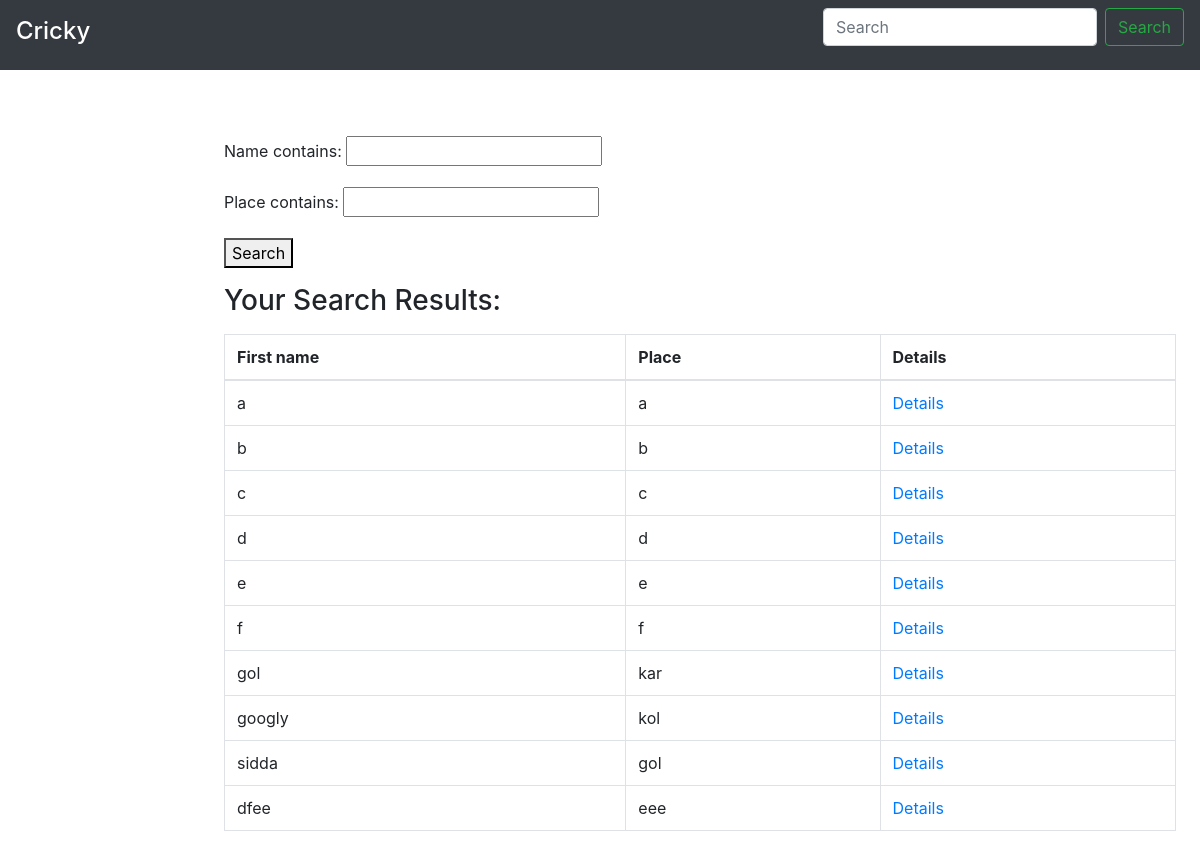
Page /search/tournaments/ on the committed database.
### tournament/models.py (models this page shows, shortened)
class Tournament(models.Model):
    name = models.CharField(max_length=20, unique=True)
    image = models.ImageField(blank=True, upload_to='tournaments', default='tournaments/no.png')
    place = models.TextField()
    start_date = models.DateField()
    end_date = models.DateField(default=None)
    organizer = models.ForeignKey(Organizer, on_delete=models.CASCADE, null=True, blank=True)
    tournament_status = models.IntegerField(default=0)
    tournament_schedule = models.IntegerField(default=0)

### search/views.py (the view)
# urls.py: path('tournaments/', views.search_tournaments, name='search_tournaments'),
def search_tournaments(request):
    tournaments = Tournament.objects.all()
    tournaments_filter = TournamentFilter(request.GET, queryset=tournaments)
    try:
        player = Player.objects.get(pk=request.user.id)
        context = {'P': player, 'filter': tournaments_filter}
    except Exception:
        try:
            o = Organizer.objects.get(pk=request.user.id)
            context = {'O': o, 'filter': tournaments_filter}
        except Exception:
            context = {'P': None, 'filter': tournaments_filter}
    return render(request, 'search/search_tournaments.html', context)

### search/templates/search/search_tournaments.html (shortened to what this page needs)
{% extends 'search/base.html' %}
{% block body %}
     <main role="main" class="col-md-9 ml-sm-auto col-lg-10 pt-3 px-4">
      <form method="get">
       {{ filter.form.as_p }}
        <button type="submit">Search</button>
      </form>
    <p><h3>Your Search Results:</h3></p>
      <table class="table table-bordered">
        <thead>
          <tr>
            <th>First name</th>
            <th>Place</th>
              <th>Details</th>
          </tr>
        </thead>
        <tbody>
          {% for tournament in filter.qs %}
            <tr>
              <td>{{ tournament.name }}</td>
              <td>{{ tournament.place }}</td>
              <td><a href="{% url 'search:tournaments_details' tournament.id %}">Details</a></td>
            </tr>
          {% empty %}
            <tr>
              <td colspan="5">No data</td>
            </tr>
          {% endfor %}
        </tbody>
      </table>
      </main>
{% endblock %}

### rows in the picture
Tournament: name "a", place "a"
Tournament: name "b", place "b"
Tournament: name "c", place "c"
Tournament: name "d", place "d"
Tournament: name "e", place "e"
Tournament: name "f", place "f"
Tournament: name "gol", place "kar"
Tournament: name "googly", place "kol"
Tournament: name "sidda", place "gol"
Tournament: name "dfee", place "eee"
